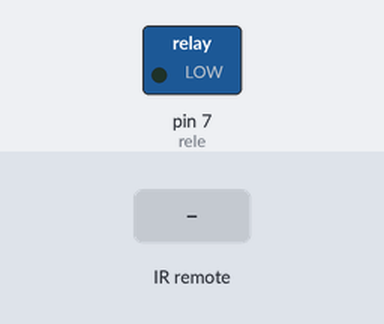
Simulated run of this sketch. Board: Arduino Uno, built with avr-gcc and run on an emulated ATmega328P. On the bench: switched loads named in the sketch (green lamp = pin HIGH). The test bench sets the inputs (shaded band).

Above: at 1.2 s.
1.3 s: infrared code 0xFF30CF received
At 2.4 s:
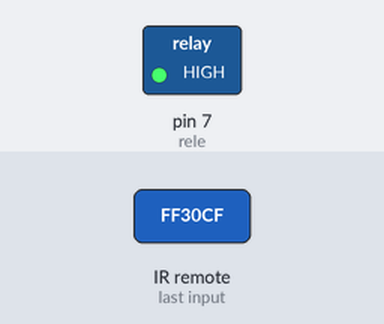
2.8 s: infrared code 0xFF6897 received
At 3.6 s:
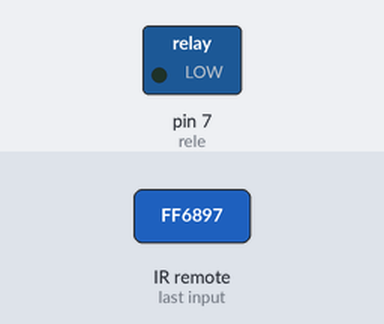
Timing chart, 0 to 5.8 s (numbered marks = the images above; inputs shaded):
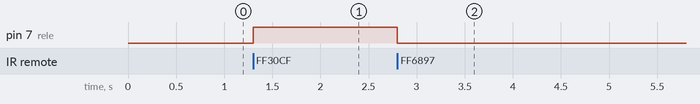

The sketch:

Tranca_Eletrica_com_InfraRed.ino
```cpp
/* Projeto: Tranca Elétrica utilizando Sensor e Controle Infra-vermelho
 * Autor: Danilo Dutra
 * Projeto pode ser modificado, para utilizar Cartão e Sensor RFID, Bluetooth e Frequência Rádio, vai da sua necessidade e uso.
 */

#include <IRremote.h>
#define rele 7 // Define o Relé na porta digital 7

const int RECV_PIN = 11; // Pino do Receptor InfraRed
IRrecv irrecv(RECV_PIN);
decode_results results;

void setup() {
  Serial.begin(9600);
  irrecv.enableIRIn();
  irrecv.blink13(true);
  pinMode(rele, OUTPUT);
}

void loop() {
  if (irrecv.decode(&results)) {
    // Serial.println(results.value, HEX); // Caso queira debugar o código e ver o valor no Monitor Serial
    irrecv.resume();
    if (results.value == 0xFF6897) {
      digitalWrite(rele, 0); // Trancado, tranca desligada
    }
    if (results.value == 0xFF30CF) {
      digitalWrite(rele, 1); // Destrancado, tranca ligada
    }
  }
}
```

Measured:
- after the input at 1.3 s, pin 7 (rele): LOW → HIGH at once
- after the input at 2.8 s, pin 7 (rele): HIGH → LOW at once
